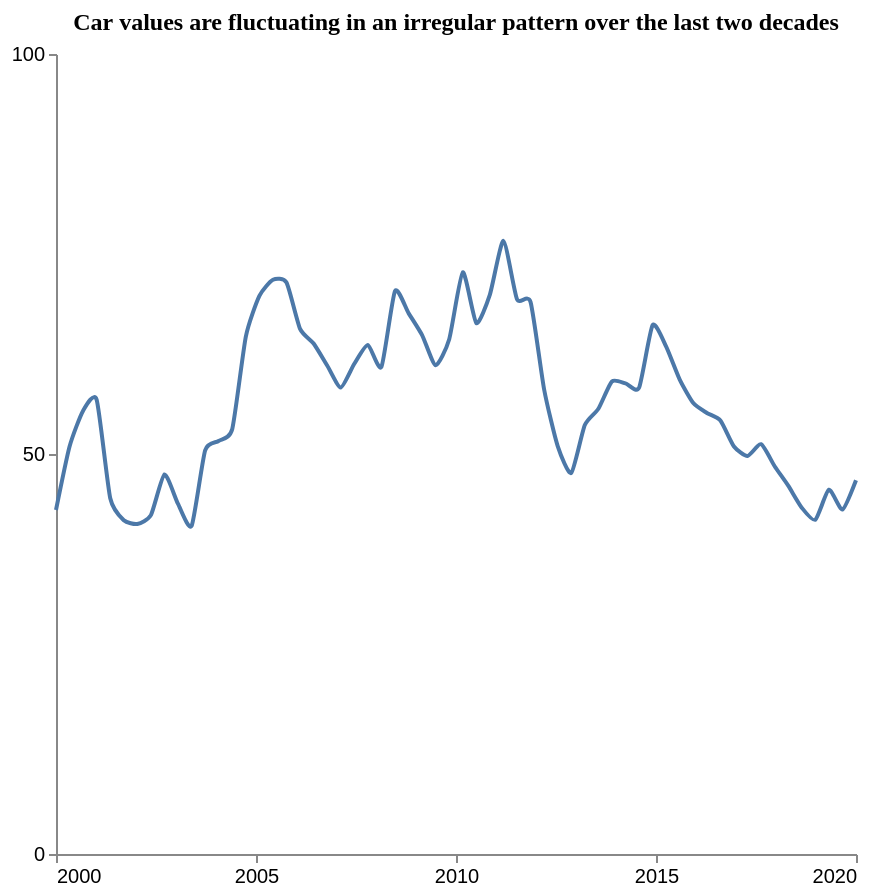

Write a Vega-Lite specification for this figure.
### Vega-Lite specification from a JSON file in a GitHub repository (floating-point values rounded to 4 significant figures)
{"$schema": "https://vega.github.io/schema/vega-lite/v5.json", "description": "Pattern: Irregular", "data": {"values": [{"X": 2000.0, "Y": 43.0}, {"X": 2000.0, "Y": 50.93}, {"X": 2001.0, "Y": 55.41}, {"X": 2001.0, "Y": 56.77}, {"X": 2001.0, "Y": 44.48}, {"X": 2002.0, "Y": 41.73}, {"X": 2002.0, "Y": 41.26}, {"X": 2002.0, "Y": 42.36}, {"X": 2003.0, "Y": 47.44}, {"X": 2003.0, "Y": 43.76}, {"X": 2003.0, "Y": 41.01}, {"X": 2004.0, "Y": 50.46}, {"X": 2004.0, "Y": 51.63}, {"X": 2004.0, "Y": 53.14}, {"X": 2005.0, "Y": 64.68}, {"X": 2005.0, "Y": 69.76}, {"X": 2005.0, "Y": 71.78}, {"X": 2006.0, "Y": 71.44}, {"X": 2006.0, "Y": 65.65}, {"X": 2006.0, "Y": 63.81}, {"X": 2007.0, "Y": 61.06}, {"X": 2007.0, "Y": 58.31}, {"X": 2007.0, "Y": 61.28}, {"X": 2008.0, "Y": 63.63}, {"X": 2008.0, "Y": 60.88}, {"X": 2008.0, "Y": 70.36}, {"X": 2009.0, "Y": 67.61}, {"X": 2009.0, "Y": 64.86}, {"X": 2009.0, "Y": 61.08}, {"X": 2010.0, "Y": 64.35}, {"X": 2010.0, "Y": 72.71}, {"X": 2011.0, "Y": 66.36}, {"X": 2011.0, "Y": 69.93}, {"X": 2011.0, "Y": 76.64}, {"X": 2012.0, "Y": 69.34}, {"X": 2012.0, "Y": 68.99}, {"X": 2012.0, "Y": 58.06}, {"X": 2013.0, "Y": 50.99}, {"X": 2013.0, "Y": 47.63}, {"X": 2013.0, "Y": 53.62}, {"X": 2014.0, "Y": 55.65}, {"X": 2014.0, "Y": 59.07}, {"X": 2014.0, "Y": 58.82}, {"X": 2015.0, "Y": 58.28}, {"X": 2015.0, "Y": 66.11}, {"X": 2015.0, "Y": 63.42}, {"X": 2016.0, "Y": 59.29}, {"X": 2016.0, "Y": 56.36}, {"X": 2016.0, "Y": 55.13}, {"X": 2017.0, "Y": 54.19}, {"X": 2017.0, "Y": 50.94}, {"X": 2017.0, "Y": 49.75}, {"X": 2018.0, "Y": 51.22}, {"X": 2018.0, "Y": 48.47}, {"X": 2018.0, "Y": 46.04}, {"X": 2019.0, "Y": 43.29}, {"X": 2019.0, "Y": 41.78}, {"X": 2019.0, "Y": 45.54}, {"X": 2020.0, "Y": 43.06}, {"X": 2020.0, "Y": 46.72}]}, "mark": {"type": "line", "interpolate": "cardinal", "tension": 0.4}, "encoding": {"x": {"field": "X", "type": "quantitative", "title": "", "axis": {"grid": false, "format": "d", "values": [2000, 2005, 2010, 2015, 2020], "tickSize": 4}, "scale": {"domain": [2000, 2020]}}, "y": {"field": "Y", "type": "quantitative", "title": "", "axis": {"grid": false, "format": "d", "values": [0, 50, 100], "tickSize": 4, "tickOpacity": 1}, "scale": {"domain": [0, 100]}}}, "title": {"text": "Car values are fluctuating in an irregular pattern over the last two decades", "anchor": "middle", "font": "Tahoma", "fontSize": 12}, "config": {"lineBreak": "^", "view": {"stroke": null}}, "height": 400, "width": 400, "autosize": "pad"}
